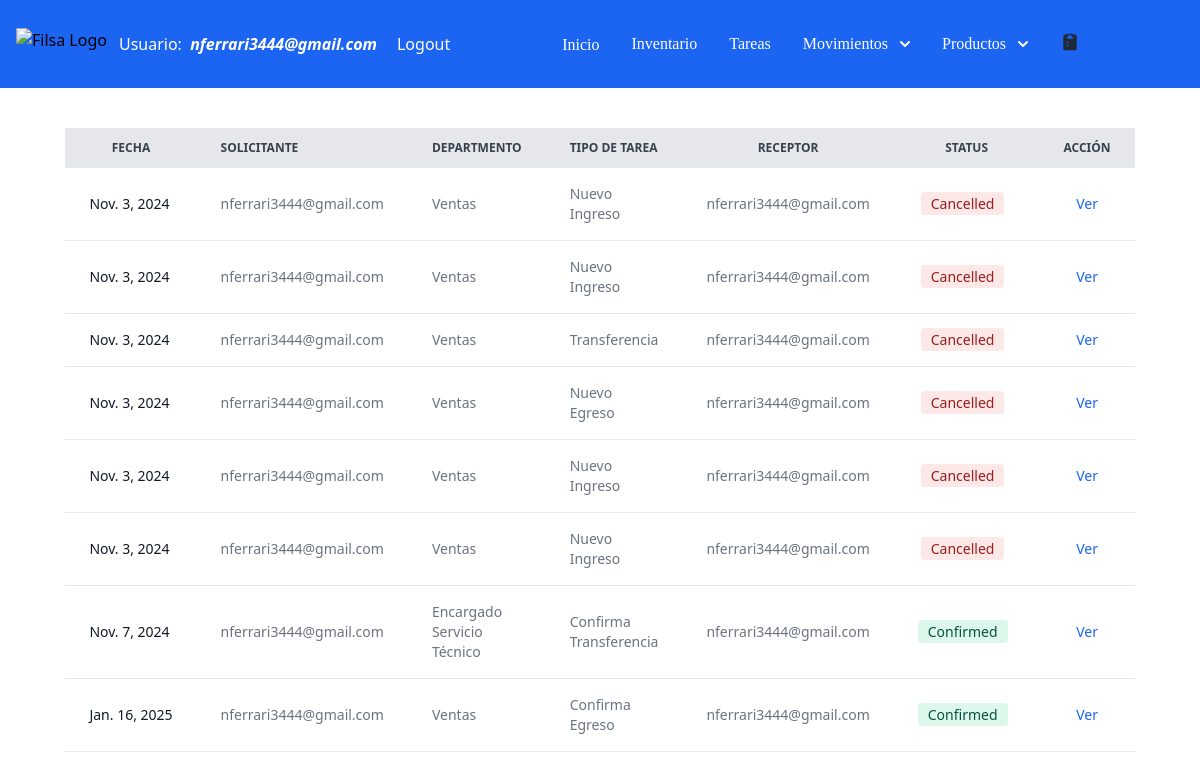
/tasks/ (signed in), run on the app's committed database.
### filsa/models.py (models this page shows)
class CustomUser( AbstractBaseUser , PermissionsMixin ):
    class Meta:
        verbose_name = 'Usuarios'
        verbose_name_plural = 'Usuarios'
    username = models.CharField(max_length=40, verbose_name="Usuario")
    password = models.CharField(max_length=100)
    email = models.EmailField(max_length=40, blank=False, unique=True,
                              default='', error_messages =
                                {'required': 'Please provide your email address.',
                  'unique': 'An account with this email exist'}, verbose_name="Correo")
    departamento = models.CharField(max_length=30,  default='Sales', verbose_name="Departamento")
    role = models.CharField(max_length=40,  blank=True, null=True, verbose_name= "Rol")
    is_staff = models.BooleanField(default=False)
    is_superuser = models.BooleanField(default=False)
    is_active = models.BooleanField(default=True)
    USERNAME_FIELD = 'email'
    REQUIRED_FIELDS = ['username']
    objects = CustomUserManager()

class Tasks(models.Model):
    STATUS = [('Pending','Pending'),
              ('Confirmed','Confirmed'),
              ('Cancelled', 'Cancelled')]
    DEPARTMENT = [('Ventas','Ventas'),
                ('Dirección', 'Dirección'),
                ('Administración', 'Administración'),
                 ('Encargado Servicio Técnico', 'Encargado Servicio Técnico'),
                ('Servicio Técnico', 'Servicio Técnico'),
                ('Logística','Logística')
                ]
    MOTIVOSINGRESO = [('Devolución Mercadería', 'Devolución Mercadería'),
                ('Importación', 'Importación'),
                 ('Compra en Plaza', 'Compra en Plaza'),
                 ('Armado Nuevo Producto', 'Armado Nuevo Producto' )]
    MOTIVOSEGRESO = [('Servicio Técnico', 'Servicio Técnico'),
                     ('Planta de Armado', 'Planta de Armado'),
                      ('Ventas', 'Ventas'),
                       ('Mantenimiento', 'Mantenimiento') ]
    task_id = models.AutoField(primary_key=True)
    receptor = models.ForeignKey(CustomUser, on_delete=models.CASCADE, related_name='receptor',  blank=True, null=True)
    issuer = models.ForeignKey(CustomUser, on_delete=models.CASCADE, related_name='issuer', blank=True, null=True)
    status = models.CharField(max_length=30, choices= STATUS, default='Pending')
    department = models.CharField(max_length=30, choices = DEPARTMENT, default='Sales')
    date = models.DateField(verbose_name=u"Fecha")
    deliveryDate = models.DateField(verbose_name=u"Fecha", default = '1970-01-01')
    motivoIngreso = models.CharField(max_length=30, choices = MOTIVOSINGRESO) # default='Transferencia Depósitos')
    motivoEgreso = models.CharField(max_length=30, choices = MOTIVOSEGRESO) #default='Transferencia Depósitos')
    warehouseProduct = models.ForeignKey(WarehousesProduct, on_delete= models.CASCADE, blank=True, null=True)
    actionType = models.CharField(max_length=20,  default='Inbound')
    observationsSolicitud = models.CharField(max_length=500, null=True, blank= True)
    observationsConfirma = models.CharField(max_length=500, null=True, blank= True)

### filsa/views.py (the view)
# urls.py: path('tasks/', TaskListView.as_view() , name='tasks'),
class TaskListView(LoginRequiredMixin, generic.ListView):
    template_name = 'tasks.html'
    model = Tasks
    def get_queryset(self) -> QuerySet[Any]:
        user_is_staff = self.request.user.is_staff
        if user_is_staff:
            self.tasks = Tasks.objects.all() # , actionType='Nueva Solicitud')
            return self.tasks
        print('user is superuser', self.request.user.is_superuser)
        user_group = self.request.user.groups.values_list('name',flat = True)[0].strip()
        print('user_group', user_group)
        if user_group == 'Tecnico':
            tasks = ["Transferencia","Confirma Transferencia"]
        elif user_group == 'Comercial':
            tasks = ["Nuevo Egreso", "Confirma Egreso"]
        else:
            tasks = ["Transferencia","Confirma Transferencia", "Nuevo Ingreso", "Confirma Ingreso", "Nuevo Egreso", "Confirma Egreso"]
        self.tasks = Tasks.objects.filter(actionType__in = tasks) #filter(status='Pending') # , actionType='Nueva Solicitud')
        return self.tasks
    def get_context_data(self, **kwargs):
        context = super(TaskListView, self).get_context_data(**kwargs)
        context['tasks'] = self.tasks
        return context

### filsa/templates/tasks.html (shortened to what this page needs)
{% extends '_base.html' %}
{% load static %}
{% block content %}
<div class="w-full px-4 relative overflow-x-auto mt-10 sm:rounded-lg">
    <table class="py-8 px-4 mx-auto max-w-2xl lg:py-16 text-sm text-left rtl:text-right text-gray-500 dark:text-gray-400">
        <thead class="text-xs text-gray-700 uppercase bg-gray-200 dark:bg-gray-700 dark:text-gray-400">
            <tr class="text-center">
                <th scope="col" class="px-6 py-3">
                    Fecha
                </th>
                <th scope="col" class="px-6 py-3">
                    <div class="flex items-center">
                        Solicitante
                    </div>
                </th>
                <th scope="col" class="px-6 py-3">
                    <div class="flex items-center">
                        Departmento
                    </div>
                </th>
                <th scope="col" class="px-6 py-3">
                    <div class="flex items-center">
                        Tipo de Tarea
                    </div>
                </th>
                <th scope="col" class="px-6 py-3">
                    <div class="">
                        Receptor
                    </div>
                </th>
                <th scope="col" class="px-6 py-3">
                    <div class="">
                        Status
                    </div>
                </th>
                <th scope="col-span-2" class="px-6 py-3">
                    <div class="">
                        Acción
                    </div>
                </th>
            </tr>
        </thead>
        <tbody>
            {% for task in tasks %}
            <tr class="bg-white border-b dark:bg-gray-800 dark:border-gray-700">
                <th scope="row" class="px-6 py-4 font-medium text-gray-900 whitespace-nowrap dark:text-white">
                    {{task.date}}
                </th>
                <td class="px-6 py-4">
                    {{task.issuer}}
                </td>
                <td class="px-6 py-4">
                    {{task.department}}
                </td>
                <td class="px-6 py-4">
                    {{task.actionType}}
                </td>
                <td class="px-6 py-4">
                    {{task.receptor}}
                </td>
                    {% if task.status == 'Pending' %}
                    <td class="px-6 py-4 text-center">
                        <span class="bg-yellow-100 text-yellow-800 text-sm font-medium me-2 px-2.5 py-0.5 rounded dark:bg-yellow-900 dark:text-yellow-300">{{task.status}}</span>
                    </td>
                    {% elif task.status == 'Confirmed' %}
                    <td class="px-6 py-4 text-center">
                    <span class="bg-green-100 text-green-800 text-sm font-medium me-2 px-2.5 py-0.5 rounded dark:bg-green-900 dark:text-green-300">{{task.status}}</span>
                     {% elif task.status == 'Cancelled' %}
                    <td class="px-6 py-4 text-center">
                    <span class="bg-red-100 text-red-800 text-sm font-medium me-2 px-2.5 py-0.5 rounded dark:bg-green-900 dark:text-red-300">{{task.status}}</span>
                </td>
                {% endif %}
                {% if task.actionType == 'Nuevo Egreso' and task.status == 'Pending' %}
                <td class="w-full block items-center px-4 py-4">
                    <a href="{% url 'outbounddelivery' requested_id=task.task_id %}"  class="w-full mr-0 mb-5 text-center text-blue-600 dark:text-blue-500 hover:underline">
                    <span class="block space-x-4 bg-green-100 text-green-800 text-sm font-medium mr-0 p-0.5 mb-5 rounded dark:bg-green-900 dark:text-green-300">Confirmar</span></a>
                    <a href="{% url 'editdeliverytask' requested_id=task.task_id %}"  class="w-full mb-5 text-center mb-4 text-black-400 dark:text-blue-500 hover:underline">
                    <span class="block space-x-4 bg-blue-200 text-blue-800 text-sm font-medium mr-0 p-0.5 mb-5 rounded dark:bg-blue-200 dark:text-red-300">Editar</span></a>
                    <button data-modal-target="popup-modal-{{task.task_id}}" data-modal-toggle="popup-modal-{{task.task_id}}" class="w-full space-x-4 bg-red-100 text-red-800 text-sm font-medium mr-0 p-0.5 mb-5 rounded dark:bg-red-900 dark:text-red-300" type="button">
                        Cancelar
                        </button>
                    <!-- <a href="{% url 'canceltask' requested_id=task.task_id %}"  class="w-full text-center font-medium text-blue-600 dark:text-blue-500 hover:underline">
                    <span class="block space-x-4 bg-red-100 text-red-800 text-sm font-medium mr-0 p-0.5 rounded dark:bg-red-900 dark:text-red-300">Cancelar</span></a>                         -->
                </td>
                {% elif task.actionType == 'Confirma Egreso' and task.status == 'Confirmed'  or  task.actionType == 'Nuevo Egreso' and task.status == 'Cancelled' %}
                <td class="px-6 py-4 text-center">
                    <a href="{% url 'outboundconfirmed' requested_id=task.task_id %}"  class="font-medium text-blue-600 dark:text-blue-500 hover:underline">Ver</a>
                </td>
                {% elif task.actionType == 'Nuevo Ingreso' and task.status == 'Confirmed' or task.actionType == 'Nuevo Ingreso' and task.status == 'Cancelled'  %}
                <td class="px-6 py-4 text-center">
                    <a href="{% url 'inboundconfirmed' requested_id=task.task_id %}"  class="font-medium text-blue-600 dark:text-blue-500 hover:underline">Ver</a>
                </td>
                {% elif task.actionType == 'Confirma Transferencia' and task.status == 'Confirmed' or task.actionType == 'Transferencia' and task.status == 'Cancelled' %}
                <td class="px-6 py-4 text-center">
                    <a href="{% url 'transferconfirmed' requested_id=task.task_id %}"  class="font-medium text-blue-600 dark:text-blue-500 hover:underline">Ver</a>
                </td>
                 {% endif %}
            </tr>
            {% endfor %}
        </tbody>
    </table>
</div>
  {% endblock content %}

### filsa/templates/_base.html (shortened to what this page needs)
{% load compress %}
{% load static %}
{% load grouptag %}
<!DOCTYPE html>
<html lang="en">
<head>
<link rel="stylesheet" href="https://ajax.googleapis.com/ajax/libs/jqueryui/1.11.4/themes/smoothness/jquery-ui.css">
    {% compress css %}
    <link rel="stylesheet" href="{% static 'src/output.css' %}">
    {% endcompress %}
</head>
<nav class="sm:w-full bg-blue-600 border-gray-200 dark:bg-gray-900">
    <div class="max-w-screen-xl flex flex-wrap items-center p-4">
      <a href="https://www.filsa.com.uy/" target="_blank" class="flex items-center space-x-3 rtl:space-x-reverse">
          <img src="https://filsa.s3.amazonaws.com/logo.jpg" class="h-8" alt="Filsa Logo" />
      </a>
      {% if user.is_authenticated %}
      <div class="flex text-white ml-3 lg:mr-0 sm:mr-0 lm:mr-0">
        Usuario: &nbsp <i><strong class="text-black-400">{{user.get_username}}</strong></i>
      </div>
      <a href="{% url 'logout' %}" class="ml-3 py-4 px-2 text-white hover:text-green-500 transition duration-300">Logout</a>
      {% else %}
      <a href="{% url 'login' %}" class="py-4 px-2 text-white hover:text-green-500 transition duration-300">Login</a>
      {% endif %}
      <div class="mx-auto hidden w-full md:block md:w-auto" id="navbar-default">
        <ul class="font-medium flex flex-col p-4 md:p-0 mt-4 border border-gray-100 rounded-lg md:flex-row md:space-x-8 rtl:space-x-reverse md:mt-0 md:border-0 dark:bg-gray-800 md:dark:bg-gray-900 dark:border-gray-700">
          <li>
            <a href="{% url 'home' %}" class="font-serif text-white rounded hover:bg-gray-100 md:border-0 md:hover:text-blue-700 md:p-0 dark:text-white md:dark:hover:text-blue-500 dark:hover:bg-gray-700 dark:hover:text-white md:dark:hover:bg-transparent">Inicio</a>
          </li>
          <li>
            <a href="{% url 'stock' %}" class="font-serif block text-white rounded hover:bg-gray-100 md:border-0 md:hover:text-blue-700 md:p-0 dark:text-white md:dark:hover:text-blue-500 dark:hover:bg-gray-700 dark:hover:text-white md:dark:hover:bg-transparent">Inventario</a>
          </li>
          <li>
            <a href="{% url 'tasks' %}" class="font-serif block text-white rounded hover:bg-gray-100 md:border-0 md:hover:text-blue-700 md:p-0 dark:text-white md:dark:hover:text-blue-500 dark:hover:bg-gray-700 dark:hover:text-white md:dark:hover:bg-transparent">Tareas</a>
          </li>
          <button id="dropdownDefaultButton" data-dropdown-toggle="dropdown" class="font-serif text-white focus:ring-4 focus:outline-none focus:ring-blue-300 font-medium rounded-lg inline-flex items-center dark:bg-blue-600 dark:hover:bg-blue-700 dark:focus:ring-blue-800" type="button">Movimientos<svg class="w-2.5 h-2.5 ms-3" aria-hidden="true" xmlns="http://www.w3.org/2000/svg" fill="none" viewBox="0 0 10 6">
            <path stroke="currentColor" stroke-linecap="round" stroke-linejoin="round" stroke-width="2" d="m1 1 4 4 4-4"/>
            </svg>
            </button>
             {% if user.groups.all.0.name.strip == "Administrador"  %}
            <button id="dropdownDefaultButton" data-dropdown-toggle="dropdown-productos" class="font-serif text-white focus:ring-4 focus:outline-none focus:ring-blue-300 font-medium rounded-lg inline-flex items-center dark:bg-blue-600 dark:hover:bg-blue-700 dark:focus:ring-blue-800" type="button">Productos<svg class="w-2.5 h-2.5 ms-3" aria-hidden="true" xmlns="http://www.w3.org/2000/svg" fill="none" viewBox="0 0 10 6">
              <path stroke="currentColor" stroke-linecap="round" stroke-linejoin="round" stroke-width="2" d="m1 1 4 4 4-4"/>
              </svg>
              </button>
                    {% endif %}
          <li>
            {% if user.groups.all.0.name.strip == "Administrador" %}
            <a href="{% url 'newcotization' %}" data-popover-target="popover-default" class="block py-2 px-3 text-gray-900 rounded hover:bg-gray-100 md:border-0 md:hover:text-blue-700 md:p-0 dark:text-white md:dark:hover:text-blue-500 dark:hover:bg-gray-700 dark:hover:text-white md:dark:hover:bg-transparent">
              </a>
            {% endif %}
        </li>
        </ul>
      </div>
    </div>
  </nav>
  {% block content %}
  {% endblock content %}
</html>

### data on the page
CustomUser: get_username "nferrari3444@gmail.com"
Tasks: date "Nov. 3, 2024", issuer "nferrari3444@gmail.com", department "Ventas", actionType "Nuevo Ingreso", receptor "nferrari3444@gmail.com", status "Cancelled", shows "Ver"
Tasks: date "Nov. 3, 2024", issuer "nferrari3444@gmail.com", department "Ventas", actionType "Nuevo Ingreso", receptor "nferrari3444@gmail.com", status "Cancelled", shows "Ver"
Tasks: date "Nov. 3, 2024", issuer "nferrari3444@gmail.com", department "Ventas", actionType "Transferencia", receptor "nferrari3444@gmail.com", status "Cancelled", shows "Ver"
Tasks: date "Nov. 3, 2024", issuer "nferrari3444@gmail.com", department "Ventas", actionType "Nuevo Egreso", receptor "nferrari3444@gmail.com", status "Cancelled", shows "Ver"
Tasks: date "Nov. 3, 2024", issuer "nferrari3444@gmail.com", department "Ventas", actionType "Nuevo Ingreso", receptor "nferrari3444@gmail.com", status "Cancelled", shows "Ver"
Tasks: date "Nov. 3, 2024", issuer "nferrari3444@gmail.com", department "Ventas", actionType "Nuevo Ingreso", receptor "nferrari3444@gmail.com", status "Cancelled", shows "Ver"
Tasks: date "Nov. 7, 2024", issuer "nferrari3444@gmail.com", department "Encargado Servicio Técnico", actionType "Confirma Transferencia", receptor "nferrari3444@gmail.com", status "Confirmed", shows "Ver"
Tasks: date "Jan. 16, 2025", issuer "nferrari3444@gmail.com", department "Ventas", actionType "Confirma Egreso", receptor "nferrari3444@gmail.com", status "Confirmed", shows "Ver"
